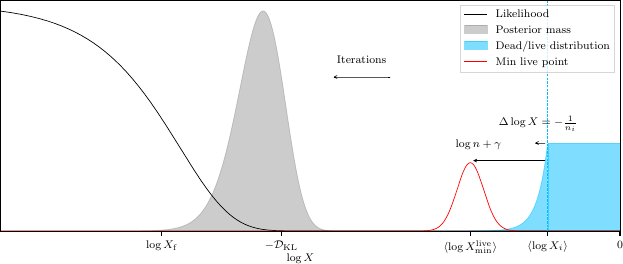

Recreate this plot in Python.
import numpy as np
import matplotlib.pyplot as plt
import matplotlib.patches as patches
from aeons.utils import *
from aeons.likelihoods import full
figsettings()

theta = [0, 10, 0.01]
logX = np.linspace(-60, 0, 1000)
X = np.exp(logX)
logL = full.func(X, theta)
L = np.exp(logL - logL.max())
LX = L * X
Ztrue = np.trapz(L, X)
LlogL = np.nan_to_num(L/Ztrue * np.log(L/Ztrue))
DKL = np.trapz(LlogL, X)

logXf = -44.4

ndead = 7000
nlive = 1000

def gaussian(x, mu, sig):
    return 1/(np.sqrt(2*np.pi)*sig)*np.exp(-np.power((x - mu)/sig, 2)/2)
ElogXlivemin = -ndead/nlive - np.log(nlive) - 0.577
StdlogXlivemin = np.sqrt(ndead/nlive**2 + (np.pi**2)/6)
live_logX = logX[(logX > ElogXlivemin) * (logX < -ndead/nlive)]
dead_logX = logX[(logX > -ndead/nlive)]

fig, ax = plt.subplots(figsize=(8, 3))
ax.plot(logX, L/L.max(), color='black', label='Likelihood', lw=.5)
ax.fill(logX, LX/LX.max(), alpha=0.4, color='gray', label='Posterior mass')
lpoints = 0.4
# Live distribution
ax.fill_between(live_logX, np.zeros_like(live_logX), lpoints*np.exp(live_logX + ndead/nlive), alpha=0.5, color='deepskyblue', label='Dead/live distribution') 
# Dead distribution
ax.fill_between(dead_logX, 0, lpoints, alpha=0.5, color='deepskyblue')
ax.plot(logX, gaussian(logX, ElogXlivemin, StdlogXlivemin), lw=.5, color='red', label='Min live point')
ax.axvline(-ndead/nlive, color='deepskyblue', lw=.5, ls='--')

# Arrows showing log n + gamma
l = 0.32
pad_text = 0.05
ax.annotate(r'$\log n+\gamma$', ((-ndead/nlive+ ElogXlivemin)/2 - 3,l+pad_text), ha='center', va='bottom', fontsize=8)
arrow_start = (-ndead/nlive, l)
arrow_end = (ElogXlivemin, l)
arrow = patches.FancyArrowPatch(arrow_start, arrow_end, arrowstyle='->', mutation_scale=5)
ax.add_patch(arrow)

# Arrows showing \Delta\log X
pad_text = 0.05
ax.annotate(r'$\Delta\log X = -\frac{1}{n_{i}}$', (-ndead/nlive - 1, lpoints+pad_text), ha='center', va='bottom', fontsize=8)
arrow_start = (-ndead/nlive, lpoints)
arrow_end = (-ndead/nlive - 1.5, lpoints)
arrow = patches.FancyArrowPatch(arrow_start, arrow_end, arrowstyle='->', mutation_scale=5)
ax.add_patch(arrow)

# Arrow showing direction of iterations
l1 = 0.7
arrow_start = (-22, l1)
arrow_end = (-28, l1)
arrow = patches.FancyArrowPatch(arrow_start, arrow_end, arrowstyle='->', mutation_scale=5)
ax.add_patch(arrow)
ax.annotate("Iterations", (-25, l1+pad_text), ha='center', va='bottom', fontsize=8)

ax.set_xticks([logXf, -DKL, ElogXlivemin, -ndead/nlive, 0], [r"$\log X_\mathrm{f}$", r'$-\mathcal{D}_\mathrm{KL}$', r'$\langle\log X_\mathrm{min}^\mathrm{live}\rangle$', r'$\langle\log X_i\rangle$', '$0$'], fontsize=8)
ax.set_yticks([])
ax.set_ylim(0, 1.05)
ax.margins(x=0)
ax.legend(loc='upper right', fontsize=8)
fig.supxlabel(r'$\log X$', y=0, fontsize=8)

fig.savefig('logX_distribution.pdf', bbox_inches='tight', pad_inches=0)
